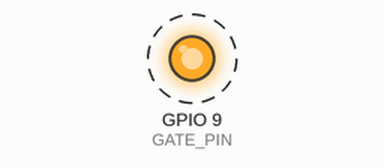
Recording of a sketch running on a simulated ESP32-S3. Parts: output pins drawn as LEDs (lit = HIGH). Dashed ring = blinking.

Above: at 0.5 s.
Timing chart, 0 to 4.6 s (numbered marks = the images above):
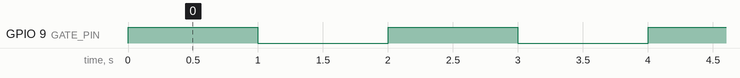

The sketch:

mosfet_gate_test.ino
```cpp
static const uint8_t GATE_PIN = 9;

void setup() {
    pinMode(GATE_PIN, OUTPUT);
    digitalWrite(GATE_PIN, LOW);
}

void loop() {
    digitalWrite(GATE_PIN, HIGH);
    delay(1000);
    digitalWrite(GATE_PIN, LOW);
    delay(1000);
}
```

Measured:
- by itself, GPIO 9 (GATE_PIN): alternates HIGH for 1.0 s and LOW for 1.0 s
